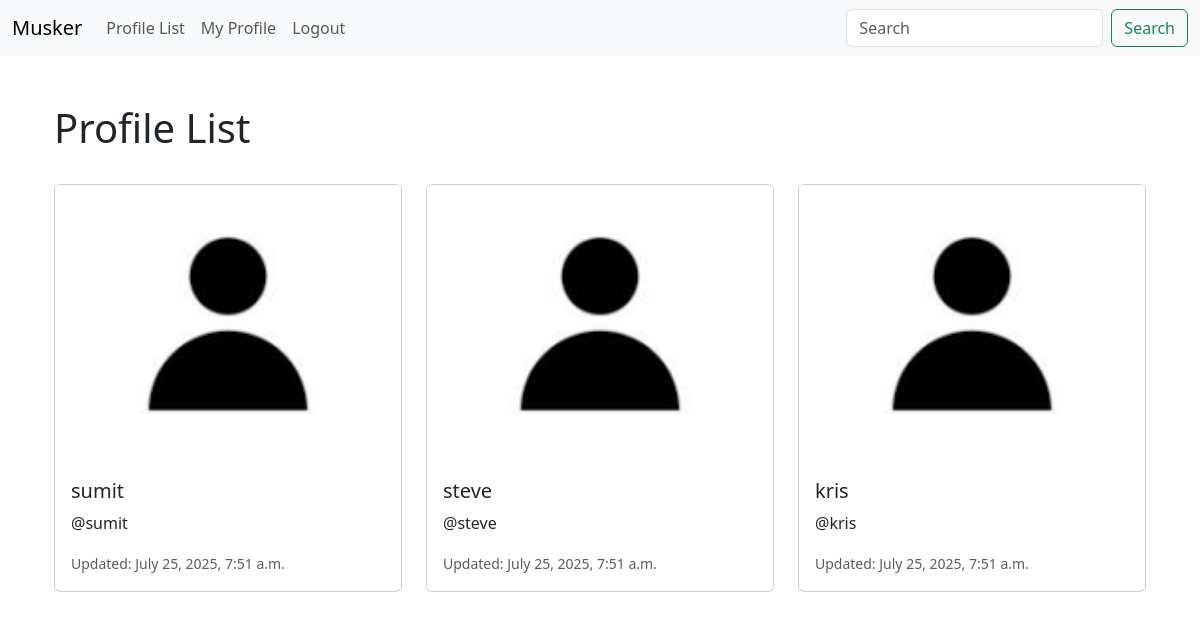
The app's page /profile_list/ (signed in), older data.
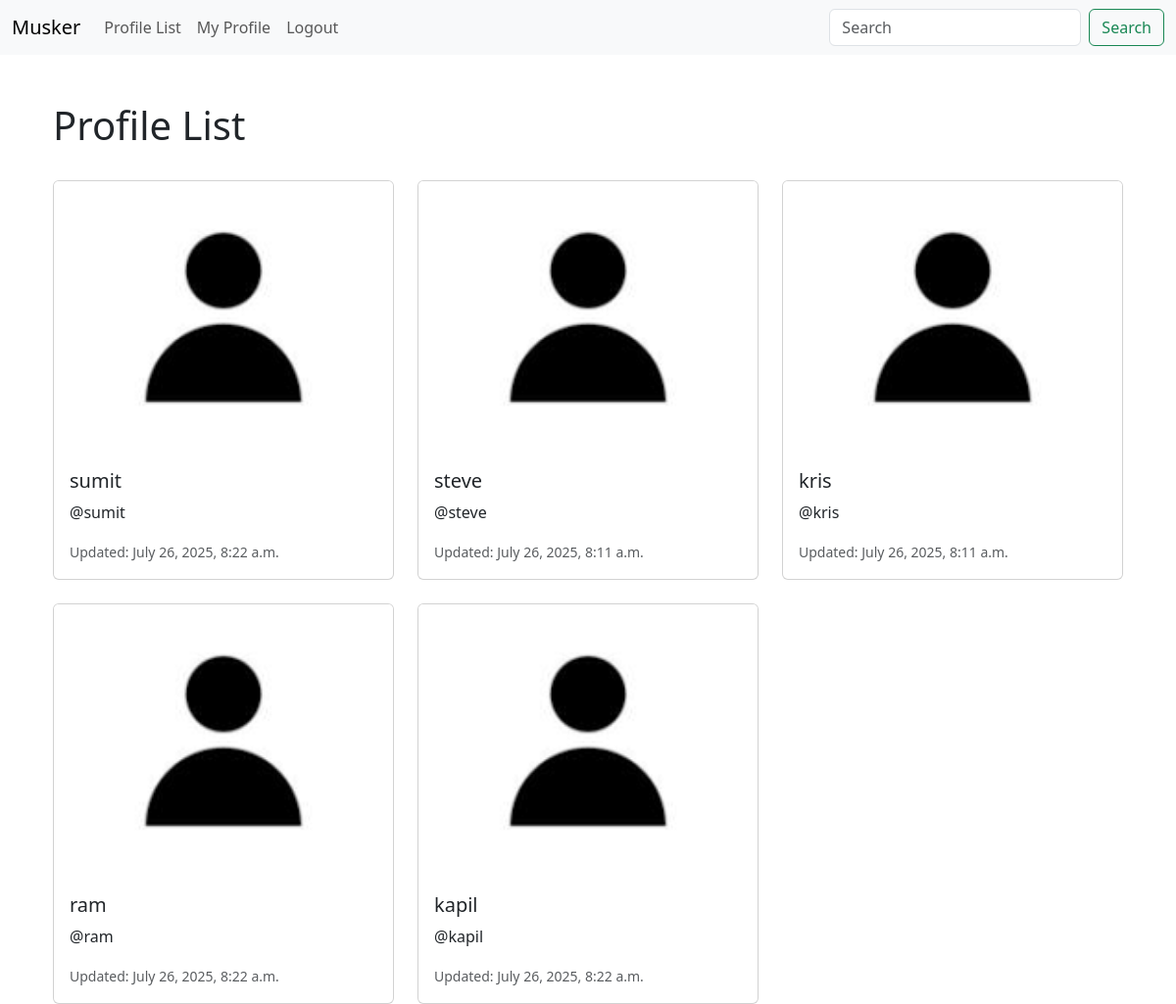
The same page, newer data.
### musk/models.py (models this page shows, shortened)
class Profile(models.Model):
    user = models.OneToOneField(User, on_delete=models.CASCADE)
    follows = models.ManyToManyField(
        "self",
        related_name="followed_by",
        symmetrical=False,
        blank=True
    )
    date_modified = models.DateTimeField(User, auto_now=True)
    profile_image = models.ImageField(null=True,blank=True,upload_to="images/")

### musk/views.py (the view)
# urls.py: path('profile_list/',views.profile_list,name = 'profile_list'),
def profile_list(request):
    if request.user.is_authenticated:
        profiles = Profile.objects.exclude(user = request.user)
        return render(request, 'profile_list.html', {"profiles" : profiles})
    else:
        messages.success(request,("You must be logged in the application"))
        return redirect('home')

### templates/profile_list.html
{% extends "base.html" %}
{% load static %}
{% block content %}
<div class="container mt-4">
    <h1>Profile List</h1>
    <br/>
    {% if profiles %}
        <div class="row row-cols-1 row-cols-md-3 g-4">
            {% for profile in profiles %}
                <div class="col">
                    <div class="card h-100">
                        <img src="{% static 'images/download.png' %}" class="card-img-top" alt="{{ profile.user.username }}'s Profile Image">
                        <div class="card-body">
                            <h5 class="card-title">{{ profile.user.username }}</h5>
                            <p class="card-text">@{{ profile.user.username|lower }}</p>
                            <p class="card-text">
                                <small class="text-muted">Updated: {{ profile.date_modified|date:"F j, Y, g:i a" }}</small>
                            </p>
                        </div>
                    </div>
                </div>
            {% endfor %}
        </div>
    {% else %}
        <p>No profiles found.</p>
    {% endif %}
</div>
{% endblock %}

### templates/base.html (shortened to what this page needs)
<!doctype html>
<html lang="en">
  <head>
    <link href="https://cdn.jsdelivr.net/npm/bootstrap@5.3.7/dist/css/bootstrap.min.css" rel="stylesheet">
  </head>
  <body>
    {% include 'navbar.html' %}
    <br/>
    <div class="container">
        {% block content%}
        {% endblock %}
    </div>
  </body>
</html>

### templates/navbar.html (shortened to what this page needs)
<nav class="navbar navbar-expand-lg bg-body-tertiary">
  <div class="container-fluid">
    <a class="navbar-brand" href="{% url 'home' %}">Musker</a>
    <div class="collapse navbar-collapse" id="navbarSupportedContent">
      <ul class="navbar-nav me-auto mb-2 mb-lg-0">
        <li class="nav-item">
          <a class="nav-link" href="{% url 'profile_list'%}">Profile List</a>
        </li>
        {% if user.is_authenticated %}
        <li class="nav-item">
          <a class="nav-link" href="{% url 'profile' request.user.id %}">My Profile</a>
        </li>
        <li class="nav-item">
          <a class="nav-link" href="{% url 'logout' %}">Logout</a>
        </li>
        {% endif %}
      </ul>
      <form class="d-flex" role="search">
        <input class="form-control me-2" type="search" placeholder="Search" aria-label="Search"/>
        <button class="btn btn-outline-success" type="submit">Search</button>
      </form>
    </div>
  </div>
</nav>

Row changes from the older to the newer data that the page shows:
changed Profile "sumit": date_modified "July 25, 2025, 7:51 a.m." → "July 26, 2025, 8:22 a.m."
changed Profile "steve": date_modified "July 25, 2025, 7:51 a.m." → "July 26, 2025, 8:11 a.m."
changed Profile "kris": date_modified "July 25, 2025, 7:51 a.m." → "July 26, 2025, 8:11 a.m."
added Profile: user.username "ram", date_modified "July 26, 2025, 8:22 a.m."
added Profile: user.username "kapil", date_modified "July 26, 2025, 8:22 a.m."
